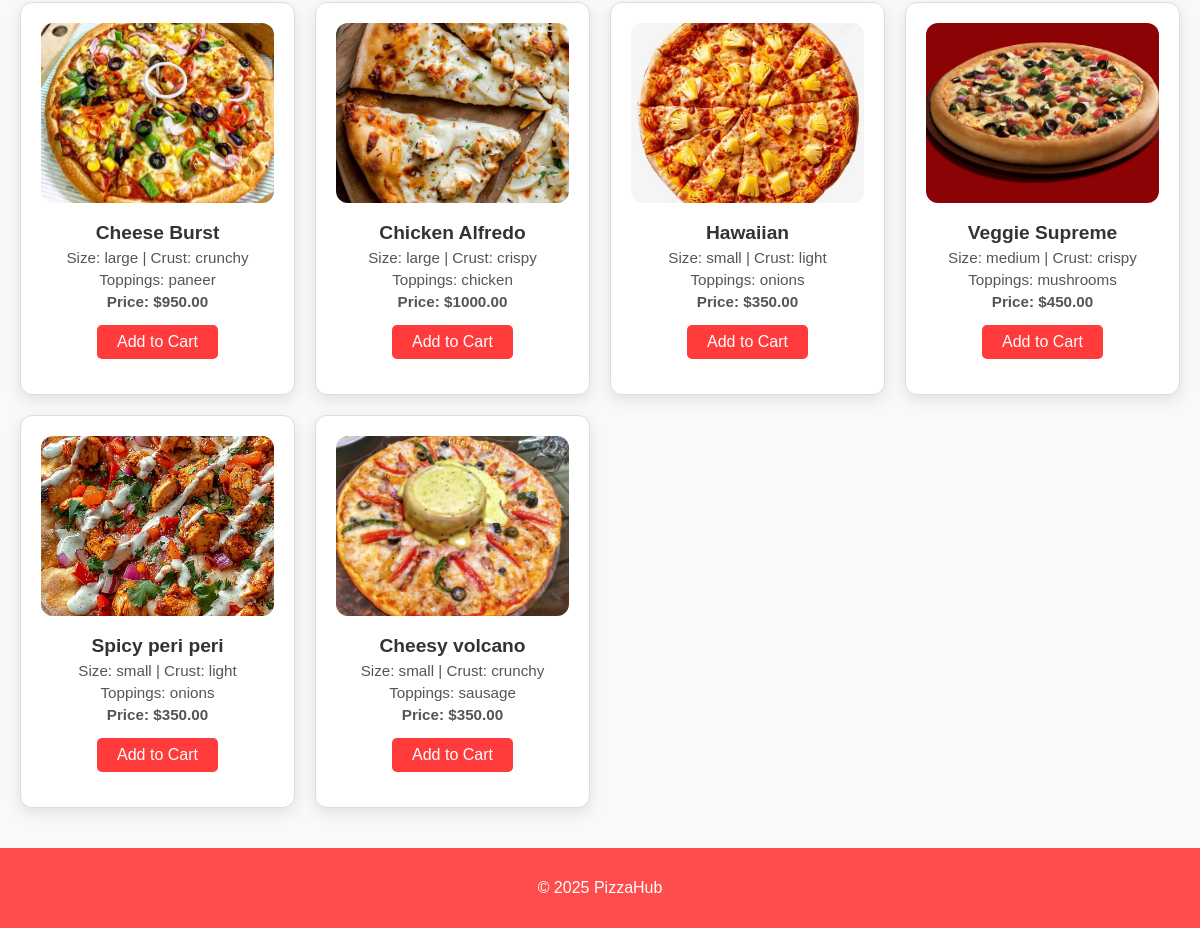
/menu/ (lower part), run on an earlier commit of the app's database.
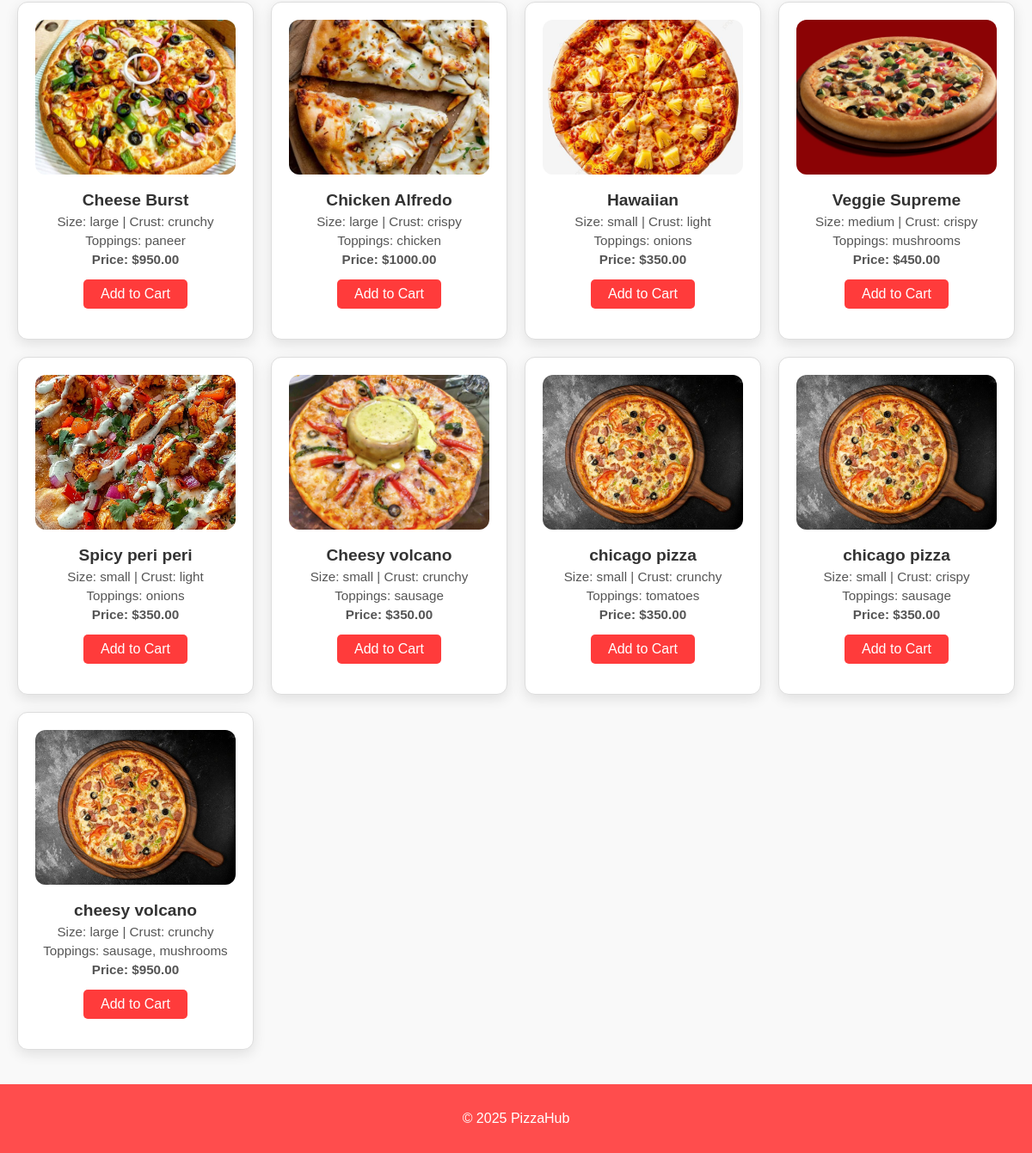
And on a later commit of the database.
### myapp/models.py (models this page shows, shortened)
class Pizza(models.Model):
    name = models.CharField(max_length=100)
    size = models.ForeignKey(PizzaSize, on_delete=models.PROTECT)
    crust = models.ForeignKey(PizzaCrust, on_delete=models.PROTECT)
    toppings = models.ManyToManyField(Topping, blank=True)
    image = models.ImageField(upload_to='pizzas/', null=True, blank=True)
    created_at = models.DateTimeField(auto_now_add=True)
    def calculate_total(self):
        topping_cost = sum([Decimal(t.extra_price) for t in self.toppings.all()])
        return self.size.price + topping_cost

class PizzaSize(models.Model):
    name = models.CharField(max_length=20)
    price = models.DecimalField(max_digits=5, decimal_places=2)

class PizzaCrust(models.Model):
    name = models.CharField(max_length=20)

class Topping(models.Model):
    name = models.CharField(max_length=50)
    extra_price = models.DecimalField(max_digits=5, decimal_places=2, default=0)

### myapp/views.py (the view)
# urls.py: path('menu/', views.menu, name='menu'),
def menu(request):
    pizzas = Pizza.objects.all()
    return render(request, 'myapp/menu.html', {'pizzas': pizzas})

### myapp/templates/myapp/menu.html (shortened to what this page needs)
{% extends 'myapp/base.html' %}
{% load static %}
{% block content %}
<section class="menu-section">
    <div class="pizza-list">
        {% for pizza in pizzas %}
        <div class="pizza-card">
            {% if pizza.image %}
                <img src="{{ pizza.image.url }}" alt="{{ pizza.name }}">
            {% else %}
                <img src="{% static 'myapp/images/pizza5.jpg' %}" alt="{{ pizza.name }}">
            {% endif %}
            <div class="pizza-info">
                <h3>{{ pizza.name }}</h3>
                <p>Size: {{ pizza.size.name }} | Crust: {{ pizza.crust.name }}</p>
                <p>Toppings:
                    {% for t in pizza.toppings.all %}
                        {{ t.name }}{% if not forloop.last %}, {% endif %}
                    {% empty %}
                        None
                    {% endfor %}
                </p>
                <p class="price">Price: ${{ pizza.calculate_total|floatformat:2 }}</p>
                <a href="{% url 'add_to_cart' pizza.id %}" class="btn">Add to Cart</a>
            </div>
        </div>
        {% empty %}
            <p>No pizzas available right now.</p>
        {% endfor %}
    </div>
</section>
{% endblock %}

### myapp/templates/myapp/base.html (shortened to what this page needs)
<!DOCTYPE html>
<html lang="en">
<head>
    {% load static %}
    <link rel="stylesheet" href="{% static 'myapp/css/style.css' %}">
</head>
<body>
    <main>
        {% block content %}{% endblock %}
    </main>
    <footer>
        <p>&copy; 2025 PizzaHub</p>
    </footer>
</body>
</html>

### myapp/static/myapp/css/style.css (style rules this page uses)
body { font-family: Arial, sans-serif; margin: 0; padding: 0; background: #f4f4f4; }
.pizza-list { display: grid; grid-template-columns: repeat(auto-fit, minmax(220px, 1fr)); gap: 20px; margin-top: 30px; }
.pizza-card { border: 1px solid #ddd; border-radius: 10px; overflow: hidden; transition: transform 0.3s; }
.pizza-card img { width: 100%; height: 180px; object-fit: cover; }
.pizza-card h3 { margin: 10px 0 5px; }
.pizza-card p { margin: 5px 0; }
.pizza-card .btn { display: inline-block; margin: 10px 0 15px; padding: 8px 20px; background-color: #ff3b3b; color: white; text-decoration: none; border-radius: 5px; transition: 0.3s; }
.menu-section { padding: 40px 20px; text-align: center; background: #f9f9f9; }
.pizza-list { display: grid; grid-template-columns: repeat(auto-fit, minmax(250px, 1fr)); gap: 20px; }
.pizza-card { background: #fff; border-radius: 12px; padding: 20px; box-shadow: 0 5px 15px rgba(0, 0, 0, 0.1); transition: transform 0.2s; }
.pizza-card img { width: 100%; height: 180px; object-fit: cover; border-radius: 12px; }
.pizza-info h3 { margin-top: 15px; font-size: 1.2em; color: #333; }
.pizza-info p { margin: 5px 0; color: #555; font-size: 0.95em; }
.price { font-weight: bold; color: #ff4d4d; margin: 10px 0; }
.btn { display: inline-block; padding: 8px 20px; background: #ff4d4d; color: #fff; text-decoration: none; border-radius: 8px; transition: background 0.2s; }
.btn { display: inline-block; padding: 8px 20px; background: #ff4d4d; color: #fff; text-decoration: none; border-radius: 8px; transition: 0.3s; }
footer { text-align: center; padding: 15px; background: #ff4d4d; color: #fff; }

What changed in the data, as far as the page shows it:
added Pizza: name "chicago pizza", size.name "small", crust.name "crunchy", calculate_total "350.00"
now on this page (row unchanged): Topping: name "tomatoes", shown under "chicago pizza"
added Pizza: name "chicago pizza", size.name "small", crust.name "crispy", calculate_total "350.00", Topping (name "sausage")
added Pizza: name "cheesy volcano", size.name "large", crust.name "crunchy", calculate_total "950.00", Topping (name "sausage"), Topping (name "mushrooms")
